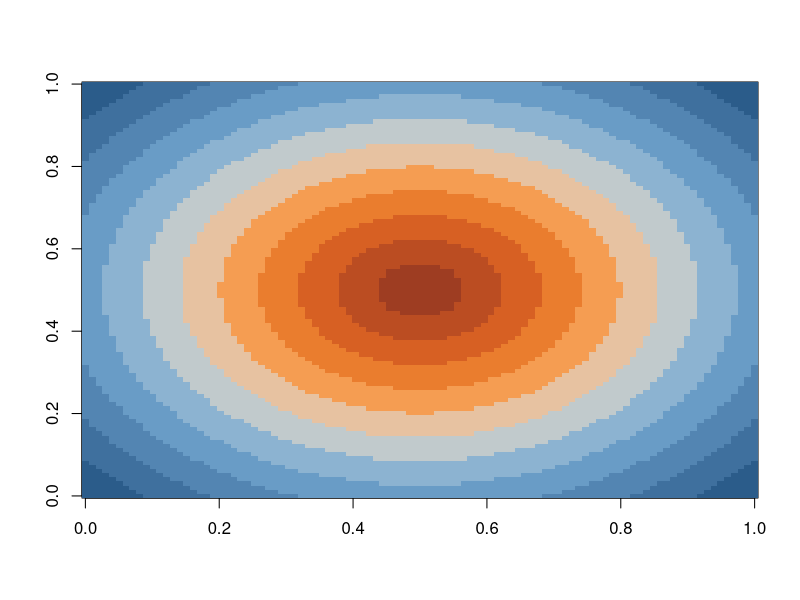

The R source for this figure: (Note: this script raises an error after producing the figure.)
## ---- chunk 1
library(ggthemes)
## ---- chunk 2
x <- seq(-1, 1, length = 100)
r <- sqrt(outer(x^2, x^2, "+"))
image(r, col = tableau_div_gradient_pal()(seq(0, 1, length = 12)))
image(r, col = tableau_div_gradient_pal("Orange-Blue")(seq(0, 1, length = 12)))
image(r, col = tableau_div_gradient_pal("Temperature")(seq(0, 1, length = 12)))
